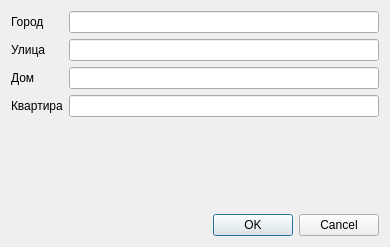
<?xml version="1.0" encoding="UTF-8"?>
<ui version="4.0">
 <class>AddressDialog</class>
 <widget class="QDialog" name="AddressDialog">
  <property name="geometry">
   <rect>
    <x>0</x>
    <y>0</y>
    <width>390</width>
    <height>247</height>
   </rect>
  </property>
  <property name="windowTitle">
   <string>Редактирование адреса</string>
  </property>
  <layout class="QVBoxLayout" name="verticalLayout">
   <item>
    <layout class="QFormLayout" name="formLayout">
     <item row="0" column="0">
      <widget class="QLabel" name="label">
       <property name="text">
        <string>Город</string>
       </property>
      </widget>
     </item>
     <item row="0" column="1">
      <widget class="QLineEdit" name="m_city">
       <property name="text">
        <string/>
       </property>
      </widget>
     </item>
     <item row="1" column="0">
      <widget class="QLabel" name="label_2">
       <property name="text">
        <string>Улица</string>
       </property>
      </widget>
     </item>
     <item row="1" column="1">
      <widget class="QLineEdit" name="m_street"/>
     </item>
     <item row="2" column="0">
      <widget class="QLabel" name="label_3">
       <property name="text">
        <string>Дом</string>
       </property>
      </widget>
     </item>
     <item row="2" column="1">
      <widget class="QLineEdit" name="m_house"/>
     </item>
     <item row="3" column="0">
      <widget class="QLabel" name="label_4">
       <property name="text">
        <string>Квартира</string>
       </property>
      </widget>
     </item>
     <item row="3" column="1">
      <widget class="QLineEdit" name="m_apartment"/>
     </item>
    </layout>
   </item>
   <item>
    <spacer name="verticalSpacer">
     <property name="orientation">
      <enum>Qt::Vertical</enum>
     </property>
     <property name="sizeHint" stdset="0">
      <size>
       <width>20</width>
       <height>40</height>
      </size>
     </property>
    </spacer>
   </item>
   <item>
    <widget class="QDialogButtonBox" name="m_buttonBox">
     <property name="standardButtons">
      <set>QDialogButtonBox::Cancel|QDialogButtonBox::Ok</set>
     </property>
    </widget>
   </item>
  </layout>
 </widget>
 <resources/>
 <connections/>
</ui>
